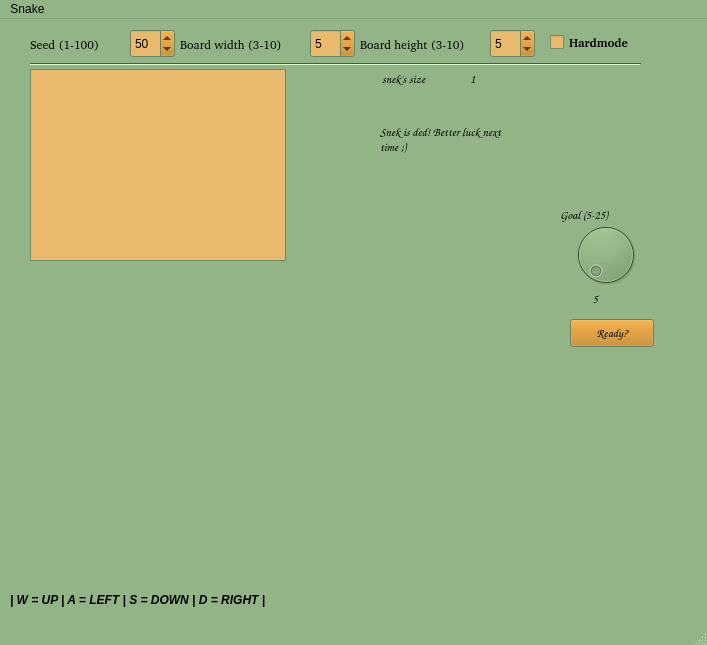
<?xml version="1.0" encoding="UTF-8"?>
<ui version="4.0">
 <class>MainWindow</class>
 <widget class="QMainWindow" name="MainWindow">
  <property name="geometry">
   <rect>
    <x>0</x>
    <y>0</y>
    <width>707</width>
    <height>645</height>
   </rect>
  </property>
  <property name="palette">
   <palette>
    <active>
     <colorrole role="WindowText">
      <brush brushstyle="SolidPattern">
       <color alpha="255">
        <red>0</red>
        <green>0</green>
        <blue>0</blue>
       </color>
      </brush>
     </colorrole>
     <colorrole role="Button">
      <brush brushstyle="SolidPattern">
       <color alpha="255">
        <red>147</red>
        <green>180</green>
        <blue>135</blue>
       </color>
      </brush>
     </colorrole>
     <colorrole role="Light">
      <brush brushstyle="SolidPattern">
       <color alpha="255">
        <red>219</red>
        <green>255</green>
        <blue>207</blue>
       </color>
      </brush>
     </colorrole>
     <colorrole role="Midlight">
      <brush brushstyle="SolidPattern">
       <color alpha="255">
        <red>183</red>
        <green>217</green>
        <blue>171</blue>
       </color>
      </brush>
     </colorrole>
     <colorrole role="Dark">
      <brush brushstyle="SolidPattern">
       <color alpha="255">
        <red>73</red>
        <green>90</green>
        <blue>68</blue>
       </color>
      </brush>
     </colorrole>
     <colorrole role="Mid">
      <brush brushstyle="SolidPattern">
       <color alpha="255">
        <red>98</red>
        <green>120</green>
        <blue>90</blue>
       </color>
      </brush>
     </colorrole>
     <colorrole role="Text">
      <brush brushstyle="SolidPattern">
       <color alpha="255">
        <red>0</red>
        <green>0</green>
        <blue>0</blue>
       </color>
      </brush>
     </colorrole>
     <colorrole role="BrightText">
      <brush brushstyle="SolidPattern">
       <color alpha="255">
        <red>255</red>
        <green>255</green>
        <blue>255</blue>
       </color>
      </brush>
     </colorrole>
     <colorrole role="ButtonText">
      <brush brushstyle="SolidPattern">
       <color alpha="255">
        <red>0</red>
        <green>0</green>
        <blue>0</blue>
       </color>
      </brush>
     </colorrole>
     <colorrole role="Base">
      <brush brushstyle="SolidPattern">
       <color alpha="255">
        <red>255</red>
        <green>255</green>
        <blue>255</blue>
       </color>
      </brush>
     </colorrole>
     <colorrole role="Window">
      <brush brushstyle="SolidPattern">
       <color alpha="255">
        <red>147</red>
        <green>180</green>
        <blue>135</blue>
       </color>
      </brush>
     </colorrole>
     <colorrole role="Shadow">
      <brush brushstyle="SolidPattern">
       <color alpha="255">
        <red>0</red>
        <green>0</green>
        <blue>0</blue>
       </color>
      </brush>
     </colorrole>
     <colorrole role="AlternateBase">
      <brush brushstyle="SolidPattern">
       <color alpha="255">
        <red>201</red>
        <green>217</green>
        <blue>195</blue>
       </color>
      </brush>
     </colorrole>
     <colorrole role="ToolTipBase">
      <brush brushstyle="SolidPattern">
       <color alpha="255">
        <red>255</red>
        <green>255</green>
        <blue>220</blue>
       </color>
      </brush>
     </colorrole>
     <colorrole role="ToolTipText">
      <brush brushstyle="SolidPattern">
       <color alpha="255">
        <red>0</red>
        <green>0</green>
        <blue>0</blue>
       </color>
      </brush>
     </colorrole>
     <colorrole role="PlaceholderText">
      <brush brushstyle="SolidPattern">
       <color alpha="128">
        <red>0</red>
        <green>0</green>
        <blue>0</blue>
       </color>
      </brush>
     </colorrole>
    </active>
    <inactive>
     <colorrole role="WindowText">
      <brush brushstyle="SolidPattern">
       <color alpha="255">
        <red>0</red>
        <green>0</green>
        <blue>0</blue>
       </color>
      </brush>
     </colorrole>
     <colorrole role="Button">
      <brush brushstyle="SolidPattern">
       <color alpha="255">
        <red>147</red>
        <green>180</green>
        <blue>135</blue>
       </color>
      </brush>
     </colorrole>
     <colorrole role="Light">
      <brush brushstyle="SolidPattern">
       <color alpha="255">
        <red>219</red>
        <green>255</green>
        <blue>207</blue>
       </color>
      </brush>
     </colorrole>
     <colorrole role="Midlight">
      <brush brushstyle="SolidPattern">
       <color alpha="255">
        <red>183</red>
        <green>217</green>
        <blue>171</blue>
       </color>
      </brush>
     </colorrole>
     <colorrole role="Dark">
      <brush brushstyle="SolidPattern">
       <color alpha="255">
        <red>73</red>
        <green>90</green>
        <blue>68</blue>
       </color>
      </brush>
     </colorrole>
     <colorrole role="Mid">
      <brush brushstyle="SolidPattern">
       <color alpha="255">
        <red>98</red>
        <green>120</green>
        <blue>90</blue>
       </color>
      </brush>
     </colorrole>
     <colorrole role="Text">
      <brush brushstyle="SolidPattern">
       <color alpha="255">
        <red>0</red>
        <green>0</green>
        <blue>0</blue>
       </color>
      </brush>
     </colorrole>
     <colorrole role="BrightText">
      <brush brushstyle="SolidPattern">
       <color alpha="255">
        <red>255</red>
        <green>255</green>
        <blue>255</blue>
       </color>
      </brush>
     </colorrole>
     <colorrole role="ButtonText">
      <brush brushstyle="SolidPattern">
       <color alpha="255">
        <red>0</red>
        <green>0</green>
        <blue>0</blue>
       </color>
      </brush>
     </colorrole>
     <colorrole role="Base">
      <brush brushstyle="SolidPattern">
       <color alpha="255">
        <red>255</red>
        <green>255</green>
        <blue>255</blue>
       </color>
      </brush>
     </colorrole>
     <colorrole role="Window">
      <brush brushstyle="SolidPattern">
       <color alpha="255">
        <red>147</red>
        <green>180</green>
        <blue>135</blue>
       </color>
      </brush>
     </colorrole>
     <colorrole role="Shadow">
      <brush brushstyle="SolidPattern">
       <color alpha="255">
        <red>0</red>
        <green>0</green>
        <blue>0</blue>
       </color>
      </brush>
     </colorrole>
     <colorrole role="AlternateBase">
      <brush brushstyle="SolidPattern">
       <color alpha="255">
        <red>201</red>
        <green>217</green>
        <blue>195</blue>
       </color>
      </brush>
     </colorrole>
     <colorrole role="ToolTipBase">
      <brush brushstyle="SolidPattern">
       <color alpha="255">
        <red>255</red>
        <green>255</green>
        <blue>220</blue>
       </color>
      </brush>
     </colorrole>
     <colorrole role="ToolTipText">
      <brush brushstyle="SolidPattern">
       <color alpha="255">
        <red>0</red>
        <green>0</green>
        <blue>0</blue>
       </color>
      </brush>
     </colorrole>
     <colorrole role="PlaceholderText">
      <brush brushstyle="SolidPattern">
       <color alpha="128">
        <red>0</red>
        <green>0</green>
        <blue>0</blue>
       </color>
      </brush>
     </colorrole>
    </inactive>
    <disabled>
     <colorrole role="WindowText">
      <brush brushstyle="SolidPattern">
       <color alpha="255">
        <red>73</red>
        <green>90</green>
        <blue>68</blue>
       </color>
      </brush>
     </colorrole>
     <colorrole role="Button">
      <brush brushstyle="SolidPattern">
       <color alpha="255">
        <red>147</red>
        <green>180</green>
        <blue>135</blue>
       </color>
      </brush>
     </colorrole>
     <colorrole role="Light">
      <brush brushstyle="SolidPattern">
       <color alpha="255">
        <red>219</red>
        <green>255</green>
        <blue>207</blue>
       </color>
      </brush>
     </colorrole>
     <colorrole role="Midlight">
      <brush brushstyle="SolidPattern">
       <color alpha="255">
        <red>183</red>
        <green>217</green>
        <blue>171</blue>
       </color>
      </brush>
     </colorrole>
     <colorrole role="Dark">
      <brush brushstyle="SolidPattern">
       <color alpha="255">
        <red>73</red>
        <green>90</green>
        <blue>68</blue>
       </color>
      </brush>
     </colorrole>
     <colorrole role="Mid">
      <brush brushstyle="SolidPattern">
       <color alpha="255">
        <red>98</red>
        <green>120</green>
        <blue>90</blue>
       </color>
      </brush>
     </colorrole>
     <colorrole role="Text">
      <brush brushstyle="SolidPattern">
       <color alpha="255">
        <red>73</red>
        <green>90</green>
        <blue>68</blue>
       </color>
      </brush>
     </colorrole>
     <colorrole role="BrightText">
      <brush brushstyle="SolidPattern">
       <color alpha="255">
        <red>255</red>
        <green>255</green>
        <blue>255</blue>
       </color>
      </brush>
     </colorrole>
     <colorrole role="ButtonText">
      <brush brushstyle="SolidPattern">
       <color alpha="255">
        <red>73</red>
        <green>90</green>
        <blue>68</blue>
       </color>
      </brush>
     </colorrole>
     <colorrole role="Base">
      <brush brushstyle="SolidPattern">
       <color alpha="255">
        <red>147</red>
        <green>180</green>
        <blue>135</blue>
       </color>
      </brush>
     </colorrole>
     <colorrole role="Window">
      <brush brushstyle="SolidPattern">
       <color alpha="255">
        <red>147</red>
        <green>180</green>
        <blue>135</blue>
       </color>
      </brush>
     </colorrole>
     <colorrole role="Shadow">
      <brush brushstyle="SolidPattern">
       <color alpha="255">
        <red>0</red>
        <green>0</green>
        <blue>0</blue>
       </color>
      </brush>
     </colorrole>
     <colorrole role="AlternateBase">
      <brush brushstyle="SolidPattern">
       <color alpha="255">
        <red>147</red>
        <green>180</green>
        <blue>135</blue>
       </color>
      </brush>
     </colorrole>
     <colorrole role="ToolTipBase">
      <brush brushstyle="SolidPattern">
       <color alpha="255">
        <red>255</red>
        <green>255</green>
        <blue>220</blue>
       </color>
      </brush>
     </colorrole>
     <colorrole role="ToolTipText">
      <brush brushstyle="SolidPattern">
       <color alpha="255">
        <red>0</red>
        <green>0</green>
        <blue>0</blue>
       </color>
      </brush>
     </colorrole>
     <colorrole role="PlaceholderText">
      <brush brushstyle="SolidPattern">
       <color alpha="128">
        <red>0</red>
        <green>0</green>
        <blue>0</blue>
       </color>
      </brush>
     </colorrole>
    </disabled>
   </palette>
  </property>
  <property name="windowTitle">
   <string>MainWindow</string>
  </property>
  <widget class="QWidget" name="centralwidget">
   <widget class="QSpinBox" name="WidthSizeBox">
    <property name="geometry">
     <rect>
      <x>310</x>
      <y>10</y>
      <width>45</width>
      <height>29</height>
     </rect>
    </property>
    <property name="palette">
     <palette>
      <active>
       <colorrole role="Button">
        <brush brushstyle="SolidPattern">
         <color alpha="255">
          <red>193</red>
          <green>125</green>
          <blue>17</blue>
         </color>
        </brush>
       </colorrole>
       <colorrole role="Base">
        <brush brushstyle="SolidPattern">
         <color alpha="255">
          <red>233</red>
          <green>185</green>
          <blue>110</blue>
         </color>
        </brush>
       </colorrole>
      </active>
      <inactive>
       <colorrole role="Button">
        <brush brushstyle="SolidPattern">
         <color alpha="255">
          <red>193</red>
          <green>125</green>
          <blue>17</blue>
         </color>
        </brush>
       </colorrole>
       <colorrole role="Base">
        <brush brushstyle="SolidPattern">
         <color alpha="255">
          <red>233</red>
          <green>185</green>
          <blue>110</blue>
         </color>
        </brush>
       </colorrole>
      </inactive>
      <disabled>
       <colorrole role="Button">
        <brush brushstyle="SolidPattern">
         <color alpha="255">
          <red>193</red>
          <green>125</green>
          <blue>17</blue>
         </color>
        </brush>
       </colorrole>
       <colorrole role="Base">
        <brush brushstyle="SolidPattern">
         <color alpha="255">
          <red>239</red>
          <green>239</green>
          <blue>239</blue>
         </color>
        </brush>
       </colorrole>
      </disabled>
     </palette>
    </property>
    <property name="minimum">
     <number>3</number>
    </property>
    <property name="maximum">
     <number>10</number>
    </property>
    <property name="value">
     <number>5</number>
    </property>
   </widget>
   <widget class="QSpinBox" name="SeedBox">
    <property name="geometry">
     <rect>
      <x>130</x>
      <y>10</y>
      <width>45</width>
      <height>29</height>
     </rect>
    </property>
    <property name="palette">
     <palette>
      <active>
       <colorrole role="Button">
        <brush brushstyle="SolidPattern">
         <color alpha="255">
          <red>193</red>
          <green>125</green>
          <blue>17</blue>
         </color>
        </brush>
       </colorrole>
       <colorrole role="Light">
        <brush brushstyle="SolidPattern">
         <color alpha="255">
          <red>238</red>
          <green>238</green>
          <blue>236</blue>
         </color>
        </brush>
       </colorrole>
       <colorrole role="Base">
        <brush brushstyle="SolidPattern">
         <color alpha="255">
          <red>233</red>
          <green>185</green>
          <blue>110</blue>
         </color>
        </brush>
       </colorrole>
      </active>
      <inactive>
       <colorrole role="Button">
        <brush brushstyle="SolidPattern">
         <color alpha="255">
          <red>193</red>
          <green>125</green>
          <blue>17</blue>
         </color>
        </brush>
       </colorrole>
       <colorrole role="Light">
        <brush brushstyle="SolidPattern">
         <color alpha="255">
          <red>238</red>
          <green>238</green>
          <blue>236</blue>
         </color>
        </brush>
       </colorrole>
       <colorrole role="Base">
        <brush brushstyle="SolidPattern">
         <color alpha="255">
          <red>233</red>
          <green>185</green>
          <blue>110</blue>
         </color>
        </brush>
       </colorrole>
      </inactive>
      <disabled>
       <colorrole role="Button">
        <brush brushstyle="SolidPattern">
         <color alpha="255">
          <red>193</red>
          <green>125</green>
          <blue>17</blue>
         </color>
        </brush>
       </colorrole>
       <colorrole role="Light">
        <brush brushstyle="SolidPattern">
         <color alpha="255">
          <red>238</red>
          <green>238</green>
          <blue>236</blue>
         </color>
        </brush>
       </colorrole>
       <colorrole role="Base">
        <brush brushstyle="SolidPattern">
         <color alpha="255">
          <red>239</red>
          <green>239</green>
          <blue>239</blue>
         </color>
        </brush>
       </colorrole>
      </disabled>
     </palette>
    </property>
    <property name="minimum">
     <number>1</number>
    </property>
    <property name="maximum">
     <number>100</number>
    </property>
    <property name="value">
     <number>50</number>
    </property>
   </widget>
   <widget class="QLabel" name="label">
    <property name="geometry">
     <rect>
      <x>30</x>
      <y>10</y>
      <width>91</width>
      <height>31</height>
     </rect>
    </property>
    <property name="font">
     <font>
      <family>Bitstream Charter</family>
     </font>
    </property>
    <property name="text">
     <string>Seed (1-100)</string>
    </property>
   </widget>
   <widget class="QLabel" name="label_2">
    <property name="geometry">
     <rect>
      <x>180</x>
      <y>10</y>
      <width>131</width>
      <height>31</height>
     </rect>
    </property>
    <property name="font">
     <font>
      <family>Bitstream Charter</family>
      <italic>false</italic>
     </font>
    </property>
    <property name="text">
     <string>Board width (3-10)  </string>
    </property>
   </widget>
   <widget class="QGraphicsView" name="BoardView">
    <property name="geometry">
     <rect>
      <x>30</x>
      <y>50</y>
      <width>256</width>
      <height>192</height>
     </rect>
    </property>
    <property name="palette">
     <palette>
      <active>
       <colorrole role="Base">
        <brush brushstyle="SolidPattern">
         <color alpha="255">
          <red>233</red>
          <green>185</green>
          <blue>110</blue>
         </color>
        </brush>
       </colorrole>
      </active>
      <inactive>
       <colorrole role="Base">
        <brush brushstyle="SolidPattern">
         <color alpha="255">
          <red>233</red>
          <green>185</green>
          <blue>110</blue>
         </color>
        </brush>
       </colorrole>
      </inactive>
      <disabled>
       <colorrole role="Base">
        <brush brushstyle="SolidPattern">
         <color alpha="255">
          <red>78</red>
          <green>154</green>
          <blue>6</blue>
         </color>
        </brush>
       </colorrole>
      </disabled>
     </palette>
    </property>
    <property name="autoFillBackground">
     <bool>true</bool>
    </property>
    <property name="frameShadow">
     <enum>QFrame::Raised</enum>
    </property>
    <property name="lineWidth">
     <number>3</number>
    </property>
   </widget>
   <widget class="QLabel" name="label_3">
    <property name="geometry">
     <rect>
      <x>360</x>
      <y>10</y>
      <width>131</width>
      <height>31</height>
     </rect>
    </property>
    <property name="font">
     <font>
      <family>Bitstream Charter</family>
     </font>
    </property>
    <property name="text">
     <string>Board height (3-10)</string>
    </property>
   </widget>
   <widget class="QSpinBox" name="HeightSizeBox">
    <property name="geometry">
     <rect>
      <x>490</x>
      <y>10</y>
      <width>45</width>
      <height>29</height>
     </rect>
    </property>
    <property name="palette">
     <palette>
      <active>
       <colorrole role="Button">
        <brush brushstyle="SolidPattern">
         <color alpha="255">
          <red>193</red>
          <green>125</green>
          <blue>17</blue>
         </color>
        </brush>
       </colorrole>
       <colorrole role="Base">
        <brush brushstyle="SolidPattern">
         <color alpha="255">
          <red>233</red>
          <green>185</green>
          <blue>110</blue>
         </color>
        </brush>
       </colorrole>
      </active>
      <inactive>
       <colorrole role="Button">
        <brush brushstyle="SolidPattern">
         <color alpha="255">
          <red>193</red>
          <green>125</green>
          <blue>17</blue>
         </color>
        </brush>
       </colorrole>
       <colorrole role="Base">
        <brush brushstyle="SolidPattern">
         <color alpha="255">
          <red>233</red>
          <green>185</green>
          <blue>110</blue>
         </color>
        </brush>
       </colorrole>
      </inactive>
      <disabled>
       <colorrole role="Button">
        <brush brushstyle="SolidPattern">
         <color alpha="255">
          <red>193</red>
          <green>125</green>
          <blue>17</blue>
         </color>
        </brush>
       </colorrole>
       <colorrole role="Base">
        <brush brushstyle="SolidPattern">
         <color alpha="255">
          <red>239</red>
          <green>239</green>
          <blue>239</blue>
         </color>
        </brush>
       </colorrole>
      </disabled>
     </palette>
    </property>
    <property name="minimum">
     <number>3</number>
    </property>
    <property name="maximum">
     <number>10</number>
    </property>
    <property name="value">
     <number>5</number>
    </property>
   </widget>
   <widget class="QPushButton" name="ReadyButton">
    <property name="geometry">
     <rect>
      <x>570</x>
      <y>300</y>
      <width>84</width>
      <height>28</height>
     </rect>
    </property>
    <property name="palette">
     <palette>
      <active>
       <colorrole role="Button">
        <brush brushstyle="SolidPattern">
         <color alpha="255">
          <red>193</red>
          <green>125</green>
          <blue>17</blue>
         </color>
        </brush>
       </colorrole>
      </active>
      <inactive>
       <colorrole role="Button">
        <brush brushstyle="SolidPattern">
         <color alpha="255">
          <red>193</red>
          <green>125</green>
          <blue>17</blue>
         </color>
        </brush>
       </colorrole>
      </inactive>
      <disabled>
       <colorrole role="Button">
        <brush brushstyle="SolidPattern">
         <color alpha="255">
          <red>193</red>
          <green>125</green>
          <blue>17</blue>
         </color>
        </brush>
       </colorrole>
      </disabled>
     </palette>
    </property>
    <property name="font">
     <font>
      <family>Comic Sans MS</family>
      <weight>75</weight>
      <italic>true</italic>
      <bold>true</bold>
     </font>
    </property>
    <property name="text">
     <string>Ready?</string>
    </property>
   </widget>
   <widget class="Line" name="line">
    <property name="geometry">
     <rect>
      <x>30</x>
      <y>35</y>
      <width>611</width>
      <height>21</height>
     </rect>
    </property>
    <property name="orientation">
     <enum>Qt::Horizontal</enum>
    </property>
   </widget>
   <widget class="QLabel" name="snekInfoLabel">
    <property name="geometry">
     <rect>
      <x>382</x>
      <y>50</y>
      <width>81</width>
      <height>20</height>
     </rect>
    </property>
    <property name="font">
     <font>
      <family>Comic Sans MS</family>
      <weight>75</weight>
      <bold>true</bold>
     </font>
    </property>
    <property name="text">
     <string>snek's size</string>
    </property>
   </widget>
   <widget class="QLabel" name="snekSizeLabel">
    <property name="geometry">
     <rect>
      <x>470</x>
      <y>50</y>
      <width>63</width>
      <height>20</height>
     </rect>
    </property>
    <property name="font">
     <font>
      <family>Comic Sans MS</family>
      <weight>75</weight>
      <bold>true</bold>
     </font>
    </property>
    <property name="text">
     <string>1</string>
    </property>
   </widget>
   <widget class="QLabel" name="deathLabel">
    <property name="geometry">
     <rect>
      <x>380</x>
      <y>90</y>
      <width>131</width>
      <height>61</height>
     </rect>
    </property>
    <property name="font">
     <font>
      <family>Comic Sans MS</family>
      <weight>75</weight>
      <bold>true</bold>
     </font>
    </property>
    <property name="text">
     <string>Snek is ded! Better luck next time ;)</string>
    </property>
    <property name="scaledContents">
     <bool>true</bool>
    </property>
    <property name="wordWrap">
     <bool>true</bool>
    </property>
   </widget>
   <widget class="QLabel" name="label_4">
    <property name="geometry">
     <rect>
      <x>10</x>
      <y>570</y>
      <width>331</width>
      <height>21</height>
     </rect>
    </property>
    <property name="font">
     <font>
      <weight>75</weight>
      <italic>true</italic>
      <bold>true</bold>
     </font>
    </property>
    <property name="text">
     <string>| W = UP | A = LEFT | S = DOWN | D = RIGHT |</string>
    </property>
    <property name="wordWrap">
     <bool>true</bool>
    </property>
   </widget>
   <widget class="QCheckBox" name="ModeBox">
    <property name="geometry">
     <rect>
      <x>550</x>
      <y>10</y>
      <width>101</width>
      <height>26</height>
     </rect>
    </property>
    <property name="palette">
     <palette>
      <active>
       <colorrole role="Button">
        <brush brushstyle="SolidPattern">
         <color alpha="255">
          <red>193</red>
          <green>125</green>
          <blue>17</blue>
         </color>
        </brush>
       </colorrole>
       <colorrole role="Base">
        <brush brushstyle="SolidPattern">
         <color alpha="255">
          <red>233</red>
          <green>185</green>
          <blue>110</blue>
         </color>
        </brush>
       </colorrole>
       <colorrole role="AlternateBase">
        <brush brushstyle="SolidPattern">
         <color alpha="255">
          <red>193</red>
          <green>125</green>
          <blue>17</blue>
         </color>
        </brush>
       </colorrole>
      </active>
      <inactive>
       <colorrole role="Button">
        <brush brushstyle="SolidPattern">
         <color alpha="255">
          <red>193</red>
          <green>125</green>
          <blue>17</blue>
         </color>
        </brush>
       </colorrole>
       <colorrole role="Base">
        <brush brushstyle="SolidPattern">
         <color alpha="255">
          <red>233</red>
          <green>185</green>
          <blue>110</blue>
         </color>
        </brush>
       </colorrole>
       <colorrole role="AlternateBase">
        <brush brushstyle="SolidPattern">
         <color alpha="255">
          <red>193</red>
          <green>125</green>
          <blue>17</blue>
         </color>
        </brush>
       </colorrole>
      </inactive>
      <disabled>
       <colorrole role="Button">
        <brush brushstyle="SolidPattern">
         <color alpha="255">
          <red>193</red>
          <green>125</green>
          <blue>17</blue>
         </color>
        </brush>
       </colorrole>
       <colorrole role="Base">
        <brush brushstyle="SolidPattern">
         <color alpha="255">
          <red>78</red>
          <green>154</green>
          <blue>6</blue>
         </color>
        </brush>
       </colorrole>
       <colorrole role="AlternateBase">
        <brush brushstyle="SolidPattern">
         <color alpha="255">
          <red>193</red>
          <green>125</green>
          <blue>17</blue>
         </color>
        </brush>
       </colorrole>
      </disabled>
     </palette>
    </property>
    <property name="font">
     <font>
      <family>Bitstream Charter</family>
      <weight>75</weight>
      <bold>true</bold>
     </font>
    </property>
    <property name="text">
     <string>Hardmode</string>
    </property>
   </widget>
   <widget class="QLabel" name="FoodLabel">
    <property name="geometry">
     <rect>
      <x>410</x>
      <y>570</y>
      <width>21</width>
      <height>20</height>
     </rect>
    </property>
    <property name="text">
     <string/>
    </property>
    <property name="scaledContents">
     <bool>false</bool>
    </property>
   </widget>
   <widget class="QDial" name="GoalDial">
    <property name="geometry">
     <rect>
      <x>570</x>
      <y>200</y>
      <width>71</width>
      <height>71</height>
     </rect>
    </property>
    <property name="minimum">
     <number>5</number>
    </property>
    <property name="maximum">
     <number>25</number>
    </property>
    <property name="singleStep">
     <number>2</number>
    </property>
   </widget>
   <widget class="QLabel" name="label_5">
    <property name="geometry">
     <rect>
      <x>560</x>
      <y>180</y>
      <width>91</width>
      <height>31</height>
     </rect>
    </property>
    <property name="font">
     <font>
      <family>Comic Sans MS</family>
      <weight>75</weight>
      <bold>true</bold>
     </font>
    </property>
    <property name="text">
     <string>Goal (5-25)</string>
    </property>
    <property name="wordWrap">
     <bool>true</bool>
    </property>
   </widget>
   <widget class="QLabel" name="GoalLabel">
    <property name="geometry">
     <rect>
      <x>590</x>
      <y>270</y>
      <width>71</width>
      <height>20</height>
     </rect>
    </property>
    <property name="font">
     <font>
      <family>Comic Sans MS</family>
      <weight>75</weight>
      <bold>true</bold>
     </font>
    </property>
    <property name="text">
     <string> 5</string>
    </property>
   </widget>
  </widget>
  <widget class="QMenuBar" name="menubar">
   <property name="geometry">
    <rect>
     <x>0</x>
     <y>0</y>
     <width>707</width>
     <height>25</height>
    </rect>
   </property>
   <widget class="QMenu" name="menuWormgame">
    <property name="title">
     <string>Snake</string>
    </property>
   </widget>
   <addaction name="menuWormgame"/>
  </widget>
  <widget class="QStatusBar" name="statusbar"/>
 </widget>
 <resources/>
 <connections/>
</ui>
